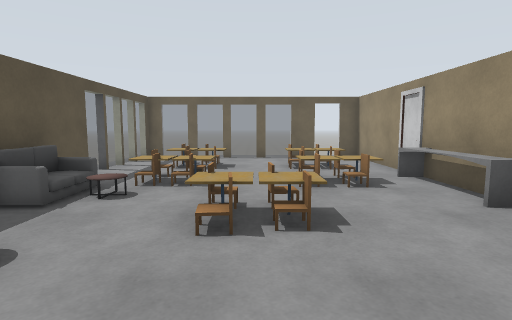
[1] (above)

15 first-person views from a walk through a Gazebo world. The camera is 1.3 m above the floor, tilts 6° down and sees 80° across. The lines on the ground mark 1 m squares. The floor is counted in squares, 1 m on a side. Each view is taken from the middle of a square. On the plan, view 1 faces up. The plan holds only what a view shows up to about 14 squares ahead; the rest is blank. Some stock models are drawn as simple stand-ins. Some surface patterns are stand-ins.

[2]
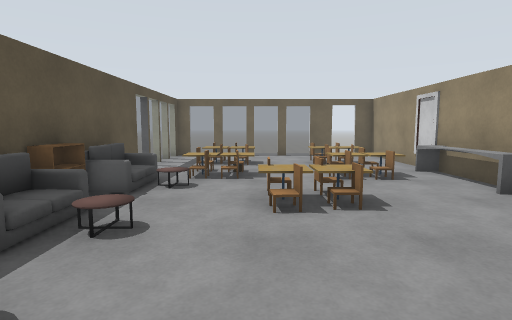

[3]
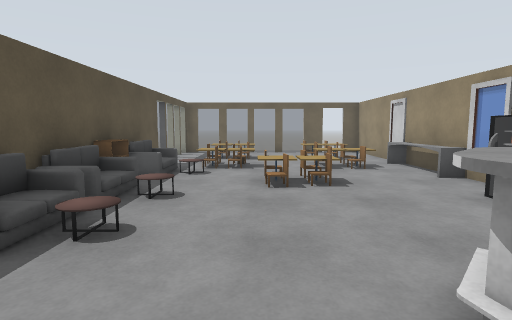

[4]
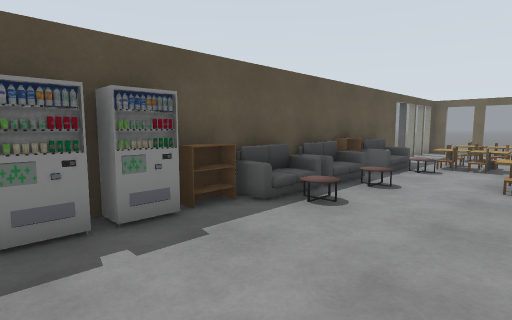

[5]
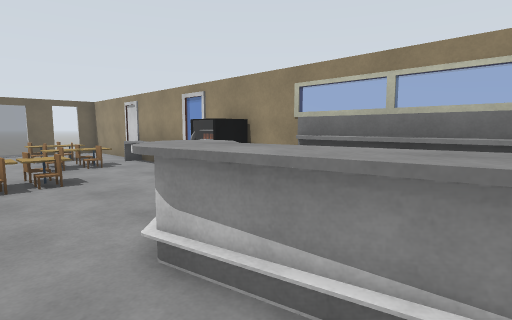

[6]
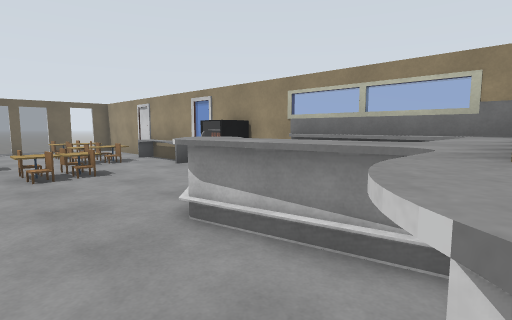

[7]
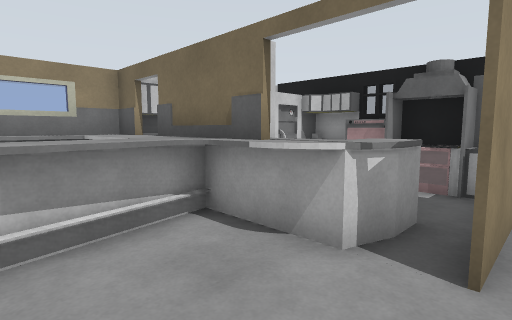

[8]
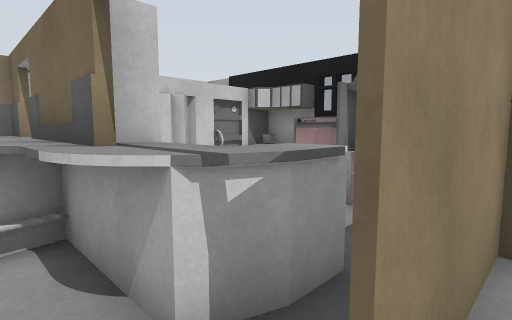

[9]
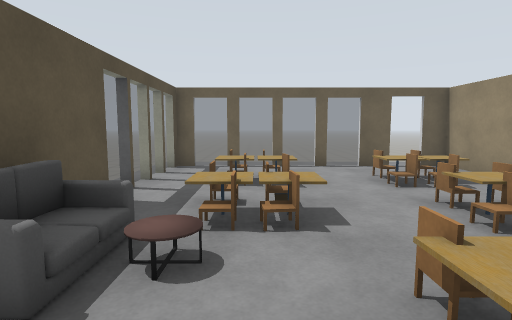

[10]
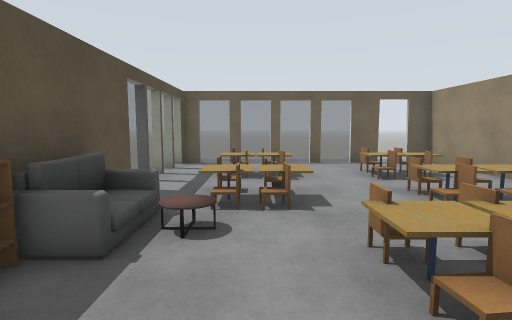

[11]
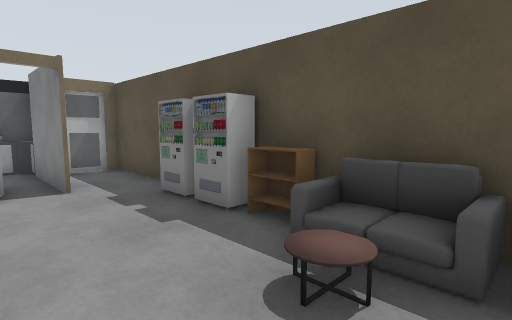

[12]
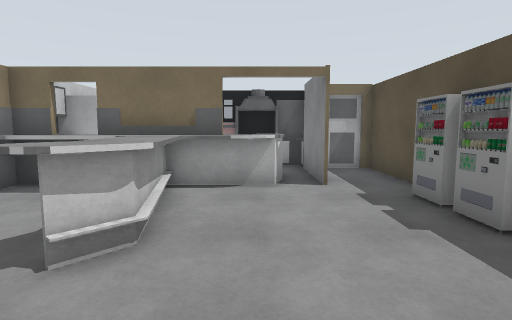

[13]
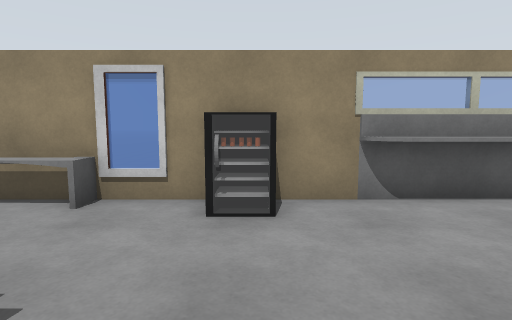

[14]
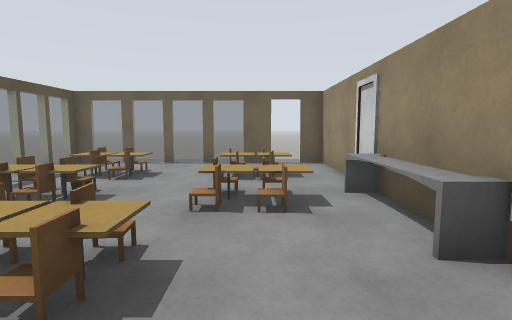

[15]
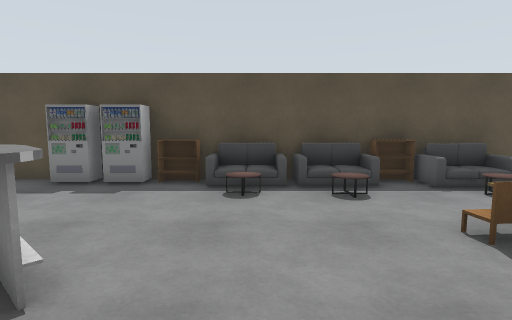

### Floor plan
Key: @ floor where view 1 was taken; # wall or solid block; . main floor; - floor 0.25 m lower than the main floor; = window, fence, low wall or low ledge; C chair; T cafe table; S sofa; F coffee table; B bookshelf; M vending machine; O other object.
Columns run from 7 left of view 1 to 5 right of it. Each row starts with its distance up from view 1.
 15    ------
 14 -- .........
 13 --#======#.##
 12  -=.........#
 11   =.CCO.CCC.#
 10   =.CCC.CCT.#
  9   =.........#
  8   #.CCC.CCC##
  7   #.CCT.CCT#
  6   #SF......#
  5   #B..CCC..#
  4   #...CCC..==
  3   #SF.......#
  2   #S.......=#
  1   #SF.......#
  0   #B...@...##
 -1   #B...##..#
 -2   #M...##..#
 -3   #M....=..#
 -4   #M....=###
 -5   ###.=#####
 -6   ###.=.=###
 -7   ###..  ###
 -8   ###..  #
 -9     ######

Positions as (right, up) in squares from view 1, and headings:
1: (0, 0), facing up
2: (-1, -1), facing up
3: (-1, -3), facing up
4: (0, -4), facing up-left
5: (-1, -4), facing up-right
6: (-2, -5), facing up-right
7: (-3, -2), facing down-right
8: (-3, -4), facing down-right
9: (-2, 3), facing up
10: (-2, 2), facing up
11: (-1, 2), facing down-left
12: (-1, 2), facing down
13: (-1, 2), facing right
14: (2, 2), facing up
15: (3, 1), facing left
